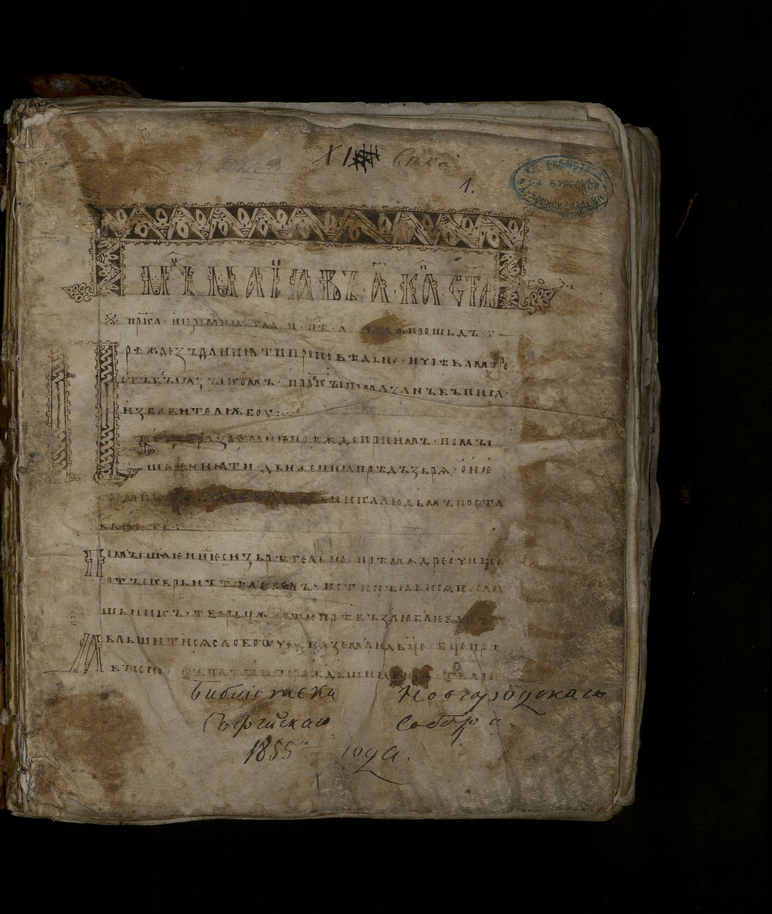
#> input picture input_zhest/03.png, 772 x 914 px, shrunk from 1600 x 1893 before the run; its folder holds only this picture in this run
$ python main.py
#> lines starting #> are read from the running program, lines starting #| are printed output that depends on the picture; after the words box and inside, x2 and y2 are one past the last pixel; in counts of white or black regions, pixels touching at a corner belong together
from pathlib import Path

from PIL import Image
import numpy as np
from numpy.lib.stride_tricks import sliding_window_view


SOBEL_GX = np.array([
    [-1,  0,  1],
    [-2,  0,  2],
    [-1,  0,  1]
], dtype=np.int32)

SOBEL_GY = np.array([
    [ 1,  2,  1],
    [ 0,  0,  0],
    [-1, -2, -1]
], dtype=np.int32)

BINARY_THRESHOLD = 30


def to_grayscale_weighted(rgb: np.ndarray) -> np.ndarray:
    """
    Перевод RGB -> полутон.
    Y = 0.299R + 0.587G + 0.114B
    """
    gray = (
        0.299 * rgb[:, :, 0] +
        0.587 * rgb[:, :, 1] +
        0.114 * rgb[:, :, 2]
    )
    return np.clip(gray, 0, 255).astype(np.uint8)


def normalize_to_255(arr: np.ndarray) -> np.ndarray:
    """
    Нормализация массива в диапазон 0..255.
    """
    arr = arr.astype(np.float32)
    min_val = arr.min()
    max_val = arr.max()

    if max_val == min_val:
        return np.zeros(arr.shape, dtype=np.uint8)

    norm = (arr - min_val) * 255.0 / (max_val - min_val)
    return np.clip(norm, 0, 255).astype(np.uint8)


def convolve_3x3(image: np.ndarray, kernel: np.ndarray) -> np.ndarray:
    """
    Свёртка 3x3 без библиотечных функций.
    Граничные пиксели обрабатываются повторением ближайшего края.
    """
    h, w = image.shape
    padded = np.pad(image, pad_width=1, mode="edge")
    result = np.empty((h, w), dtype=np.int32)
    kernel = kernel.astype(np.int32)

    chunk_rows = 256
    for y0 in range(0, h, chunk_rows):
        y1 = min(h, y0 + chunk_rows)
        padded_chunk = padded[y0:y1 + 2, :]
        windows = sliding_window_view(padded_chunk, (3, 3)).astype(np.int32)
        result[y0:y1] = np.tensordot(windows, kernel, axes=((2, 3), (0, 1)))

    return result


def threshold_binary(image: np.ndarray, threshold: int) -> np.ndarray:
    """
    Бинаризация по порогу.
    Контуры делаем чёрными на белом фоне,
    чтобы они были различимы в отчёте.
    """
    return np.where(image >= threshold, 0, 255).astype(np.uint8)


def process_one_image(input_path: Path, output_dir: Path, threshold: int) -> None:
    img = Image.open(input_path)

    original_rgb = img.convert("RGB")
    rgb_array = np.array(original_rgb, dtype=np.float32)

    gray = to_grayscale_weighted(rgb_array)

    gx_raw = convolve_3x3(gray, SOBEL_GX)
    gy_raw = convolve_3x3(gray, SOBEL_GY)

    g_raw = np.abs(gx_raw) + np.abs(gy_raw)

    gx_norm = normalize_to_255(gx_raw)
    gy_norm = normalize_to_255(gy_raw)
    g_norm = normalize_to_255(g_raw)

    g_binary = threshold_binary(g_norm, threshold)
    print(f"  Порог бинаризации G: {threshold}")

    stem = input_path.stem

    original_path = output_dir / f"{stem}_original.png"
    gray_path = output_dir / f"{stem}_gray.png"
    gx_path = output_dir / f"{stem}_gx.png"
    gy_path = output_dir / f"{stem}_gy.png"
    g_path = output_dir / f"{stem}_g.png"
    binary_path = output_dir / f"{stem}_g_binary.png"

    original_rgb.save(original_path, format="PNG")
    Image.fromarray(gray, mode="L").save(gray_path, format="PNG")
    Image.fromarray(gx_norm, mode="L").save(gx_path, format="PNG")
    Image.fromarray(gy_norm, mode="L").save(gy_path, format="PNG")
    Image.fromarray(g_norm, mode="L").save(g_path, format="PNG")
    Image.fromarray(g_binary, mode="L").save(binary_path, format="PNG")

    print(f"Обработано: {input_path.name}")
    print(f"  -> {original_path.name}")
    print(f"  -> {gray_path.name}")
    print(f"  -> {gx_path.name}")
    print(f"  -> {gy_path.name}")
    print(f"  -> {g_path.name}")
    print(f"  -> {binary_path.name}")


def main():
    base_dir = Path(__file__).resolve().parent
    input_dir = (base_dir.parent / "input_zhest").resolve()
    output_dir = base_dir / "output_images"

    allowed_ext = {".png", ".bmp"}
    threshold = BINARY_THRESHOLD

    if not input_dir.exists():
        print(f"Папка не найдена: {input_dir}")
        return

    output_dir.mkdir(parents=True, exist_ok=True)

    files = sorted(
        [
            p for p in input_dir.iterdir()
            if p.is_file() and p.suffix.lower() in allowed_ext
        ],
        key=lambda path: path.name,
    )

    if not files:
        print("Подходящие изображения не найдены.")
        print("Поддерживаются только .png и .bmp")
        return

    print(f"Найдено файлов: {len(files)}")

    for file_path in files:
        try:
            process_one_image(file_path, output_dir, threshold)
#> in process_one_image, img is the input picture: PIL image 772x914 RGB; mean R, G, B 77.3, 68.4, 52.8
#> in to_grayscale_weighted, `gray = ( 0.299 * rgb[:, :, 0] + 0.587 * rgb[:, :, 1] + 0.114 * rgb[:, ..`:
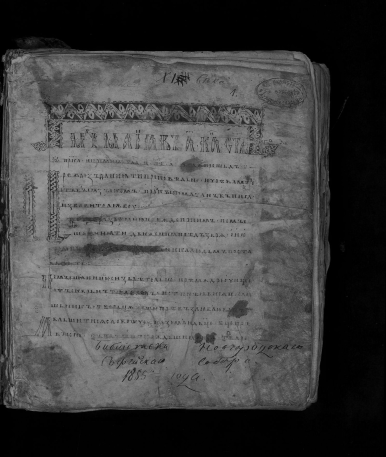
#> gray: shape (914, 772) float32 (shown at 1/2 size); min 0, max 167.8, mean 69.3
#> the loop in convolve_3x3, `for y0 in range(0, h, chunk_rows):` made 4 passes
#> pass 1, in convolve_3x3, `padded_chunk = padded[y0:y1 + 2, :]`:
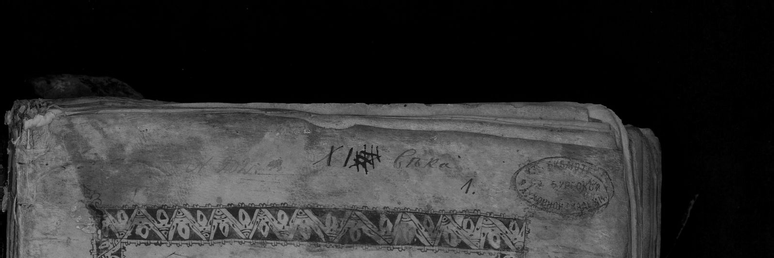
#> padded_chunk: shape (258, 774); min 0, max 167, mean 48.1
#> after the loop in convolve_3x3, `for y0 in range(0, h, chunk_rows):`:
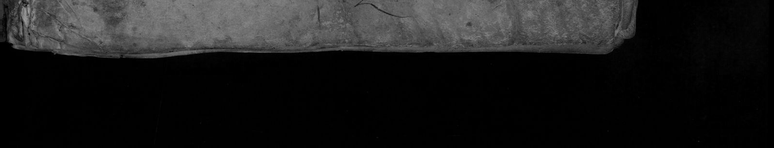
#> padded_chunk: shape (148, 774); min 0, max 161, mean 27.1
#> after the loop in convolve_3x3, `for y0 in range(0, h, chunk_rows):`:
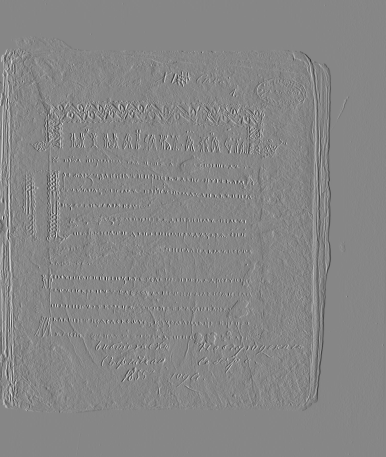
#> result: shape (914, 772) int32 (shown at 1/2 size); min -482, max 431, mean -0.2; drawn with min black and max white
#> in convolve_3x3 (call 2), `kernel = kernel.astype(np.int32)`: kernel = [[1, 2, 1], [0, 0, 0], [-1, -2, -1]]
#> after the loop in convolve_3x3 (call 2), `for y0 in range(0, h, chunk_rows):`:
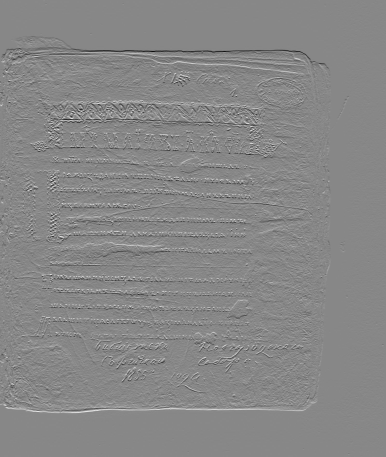
#> result: shape (914, 772) int32 (shown at 1/2 size); min -462, max 408, mean 0; drawn with min black and max white
#> in process_one_image, `g_raw = np.abs(gx_raw) + np.abs(gy_raw)`:
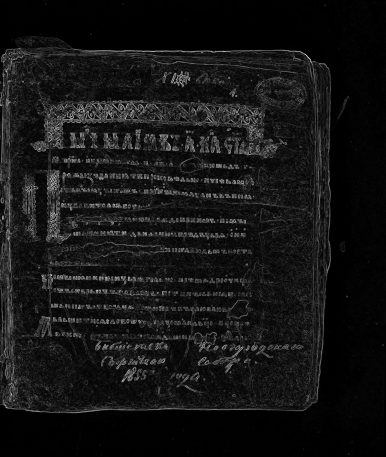
#> g_raw: shape (914, 772) int32 (shown at 1/2 size); min 0, max 630, mean 51.4; drawn with min black and max white
#> in normalize_to_255, `min_val = arr.min()`: min_val = -482
#> in normalize_to_255, `max_val = arr.max()`: max_val = 431
#> in threshold_binary, `return np.where(image >= threshold, 0, 255).astype(np.uint8)`:
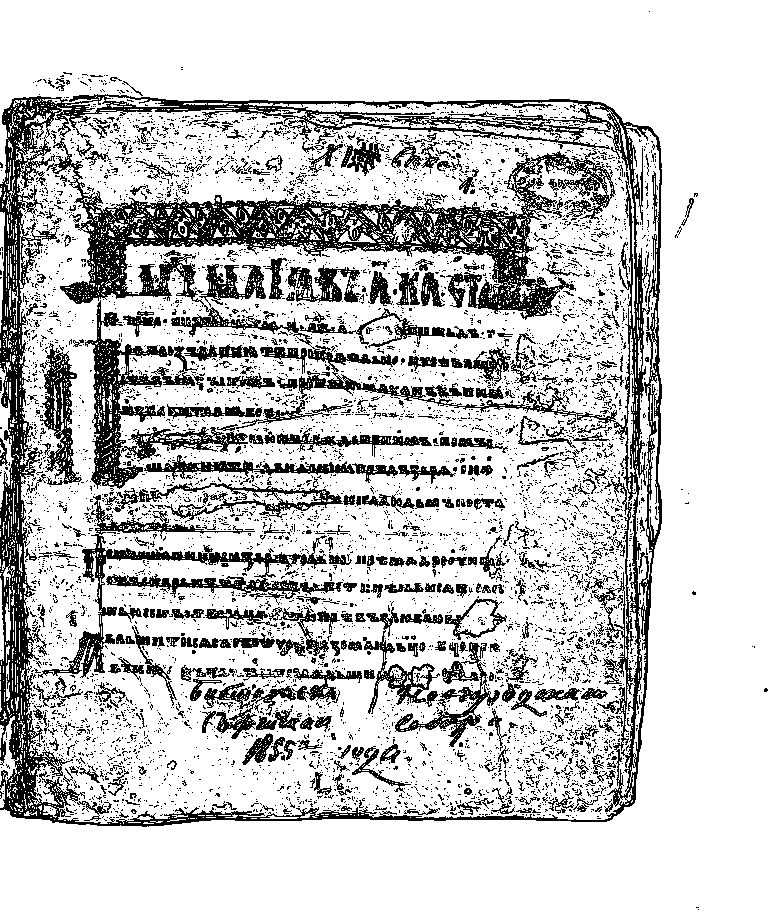
#> returned value: shape (914, 772); 78.5% white; 6497 black regions (6054 under 20 px), largest, box (x1, y1, x2, y2) and area: (0, 94, 662, 827) 64759, (38, 495, 343, 678) 6762, (85, 300, 198, 489) 5328
        except Exception as e:
            print(f"Ошибка при обработке {file_path.name}: {e}")

    print("Готово.")


if __name__ == "__main__":
    main()

$ run again, on input_zhest/04.png
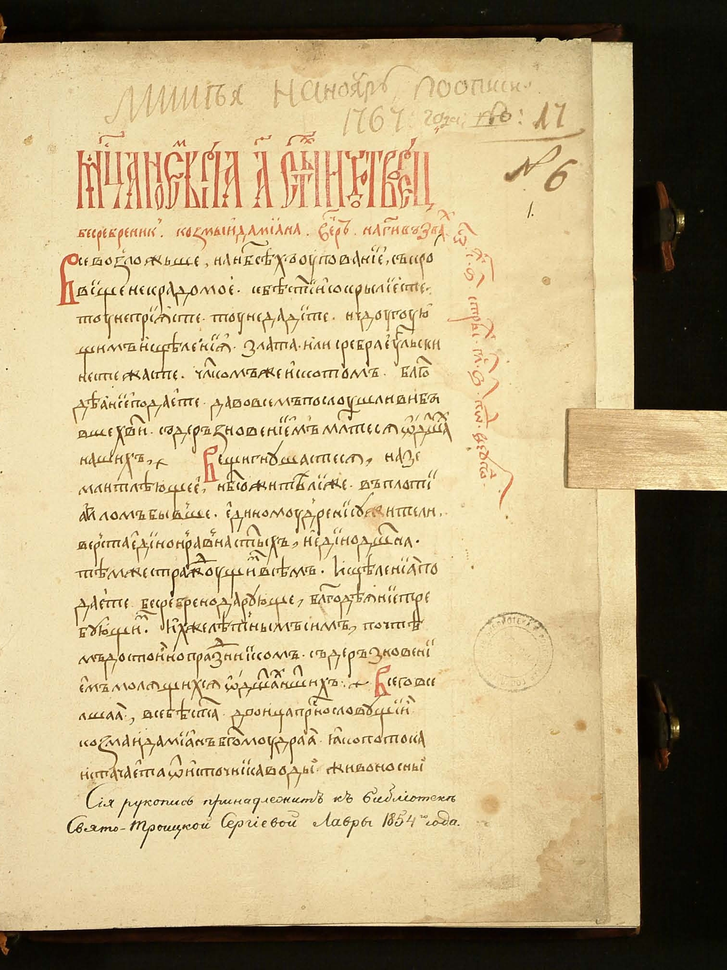
#> input picture input_zhest/04.png, 727 x 970 px, shrunk from 1512 x 2016 before the run
#> in process_one_image, img is the input picture: PIL image 727x970 RGB; mean R, G, B 188.1, 171, 131.8
#> after the loop in convolve_3x3, `for y0 in range(0, h, chunk_rows):`:
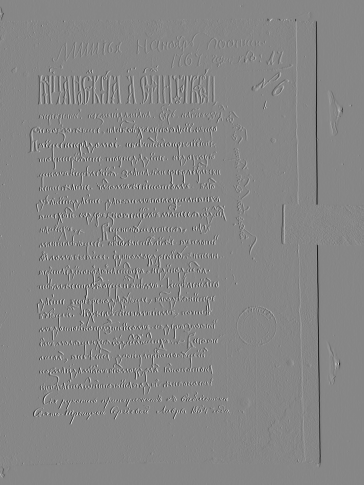
#> result: shape (970, 727) int32 (shown at 1/2 size); min -976, max 868, mean -1.9; drawn with min black and max white
#> min_val = -976
#> max_val = 868
#> in threshold_binary, `return np.where(image >= threshold, 0, 255).astype(np.uint8)`:
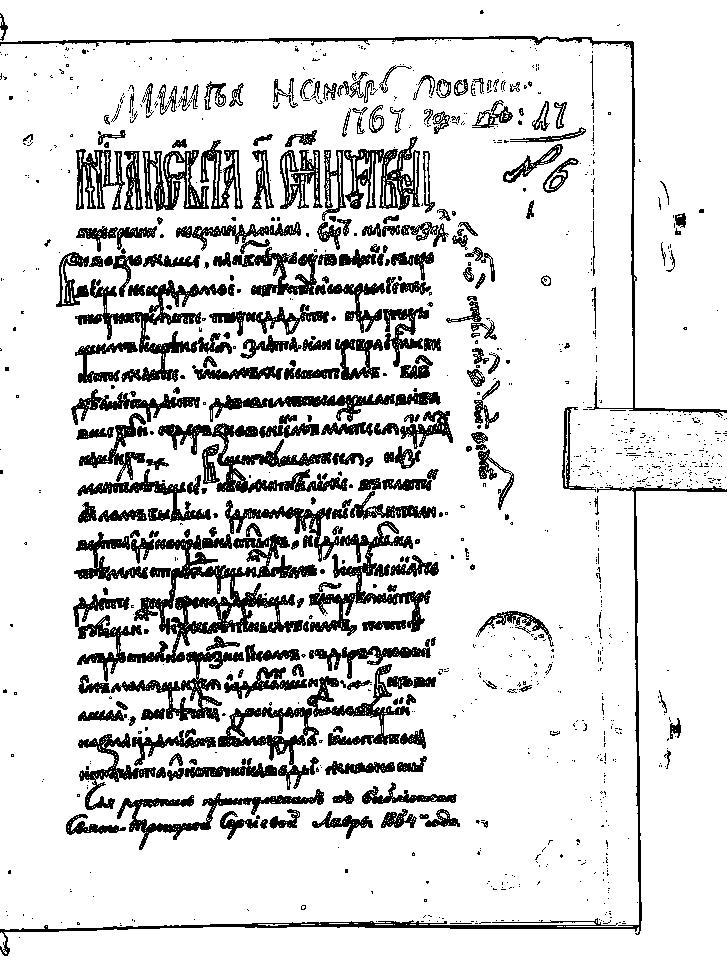
#> returned value: shape (970, 727); 85% white; 1099 black regions (841 under 20 px), largest, box (x1, y1, x2, y2) and area: (127, 534, 317, 663) 7323, (225, 500, 431, 636) 4862, (0, 485, 727, 956) 4150

$ run again, on input_zhest/05.png
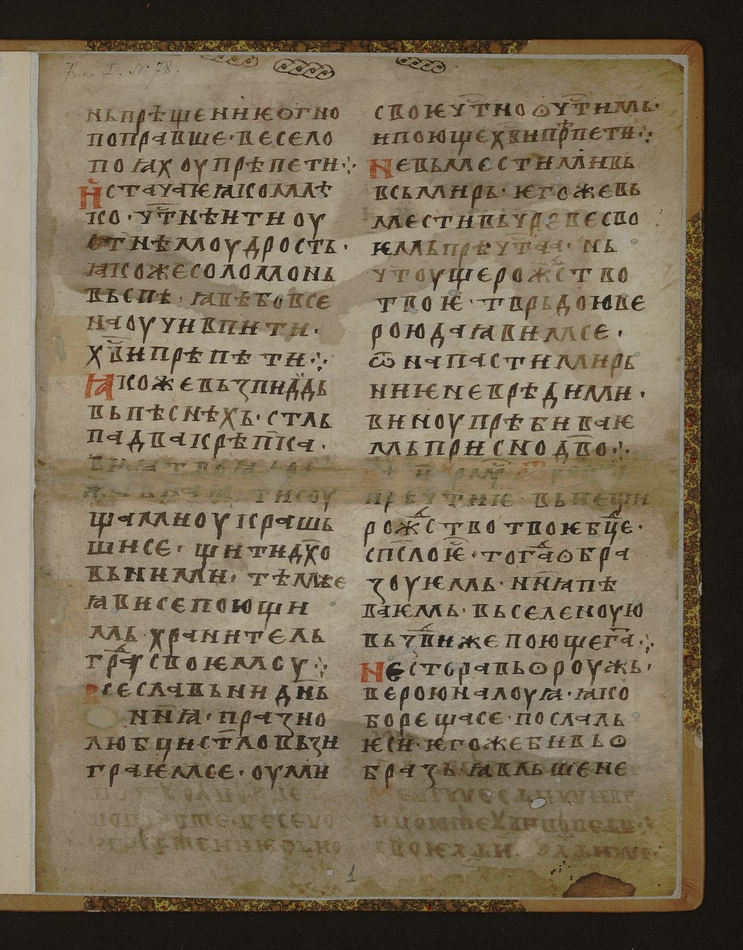
#> input picture input_zhest/05.png, 743 x 950 px, shrunk from 1156 x 1479 before the run
#> in process_one_image, img is the input picture: PIL image 743x950 RGB; mean R, G, B 122.7, 110.3, 89.9
#> after the loop in convolve_3x3, `for y0 in range(0, h, chunk_rows):`:
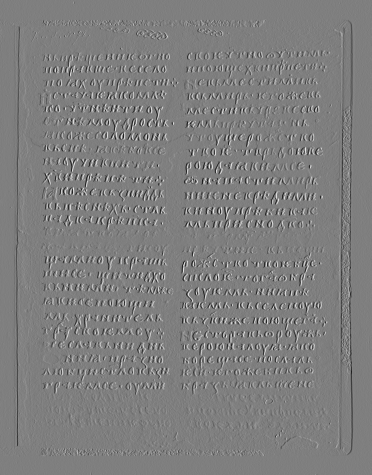
#> result: shape (950, 743) int32 (shown at 1/2 size); min -534, max 536, mean -1.4; drawn with min black and max white
#> min_val = -534
#> max_val = 536
#> in threshold_binary, `return np.where(image >= threshold, 0, 255).astype(np.uint8)`:
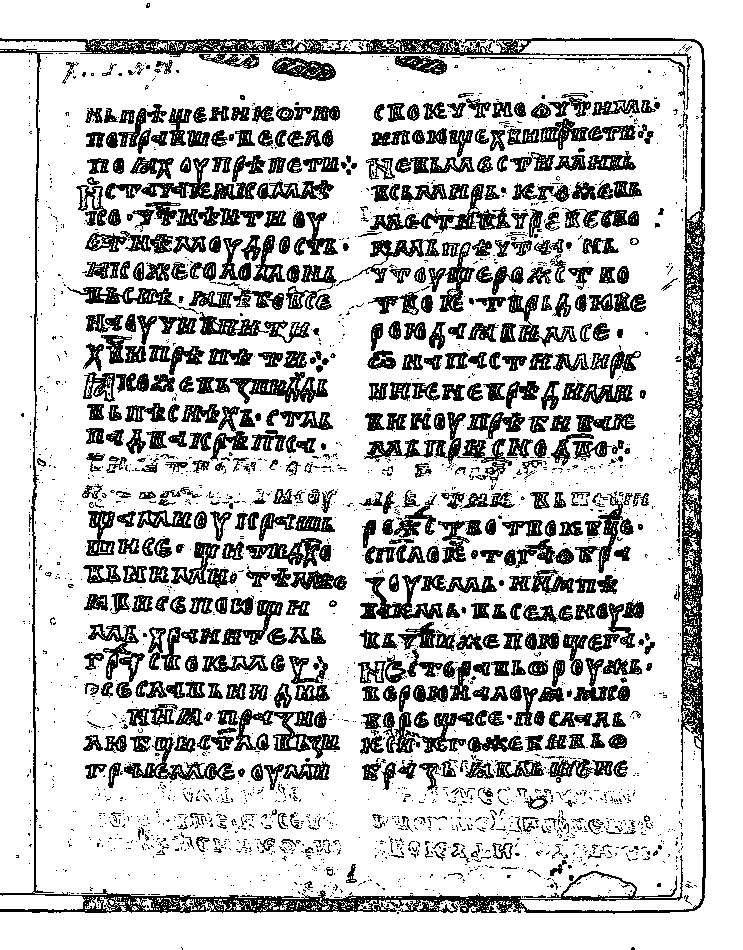
#> returned value: shape (950, 743); 77.6% white; 2589 black regions (2027 under 20 px), largest, box (x1, y1, x2, y2) and area: (0, 38, 706, 914) 23188, (234, 709, 340, 759) 1833, (370, 184, 511, 233) 1644
